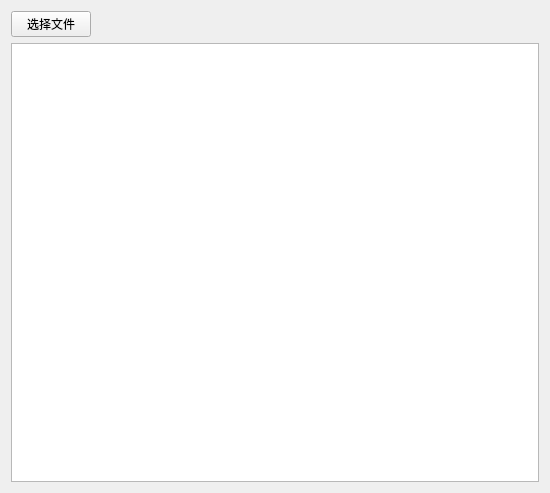
<?xml version="1.0" encoding="UTF-8"?>
<ui version="4.0">
 <class>Widget</class>
 <widget class="QWidget" name="Widget">
  <property name="geometry">
   <rect>
    <x>0</x>
    <y>0</y>
    <width>550</width>
    <height>493</height>
   </rect>
  </property>
  <property name="windowTitle">
   <string>Widget</string>
  </property>
  <layout class="QVBoxLayout" name="verticalLayout_2">
   <item>
    <layout class="QVBoxLayout" name="verticalLayout">
     <item>
      <layout class="QHBoxLayout" name="horizontalLayout">
       <item>
        <widget class="QPushButton" name="pBtn_File">
         <property name="text">
          <string>选择文件</string>
         </property>
        </widget>
       </item>
       <item>
        <spacer name="horizontalSpacer">
         <property name="orientation">
          <enum>Qt::Horizontal</enum>
         </property>
         <property name="sizeHint" stdset="0">
          <size>
           <width>40</width>
           <height>20</height>
          </size>
         </property>
        </spacer>
       </item>
      </layout>
     </item>
     <item>
      <widget class="QTextEdit" name="textEdit"/>
     </item>
    </layout>
   </item>
  </layout>
 </widget>
 <layoutdefault spacing="6" margin="11"/>
 <resources/>
 <connections/>
</ui>
